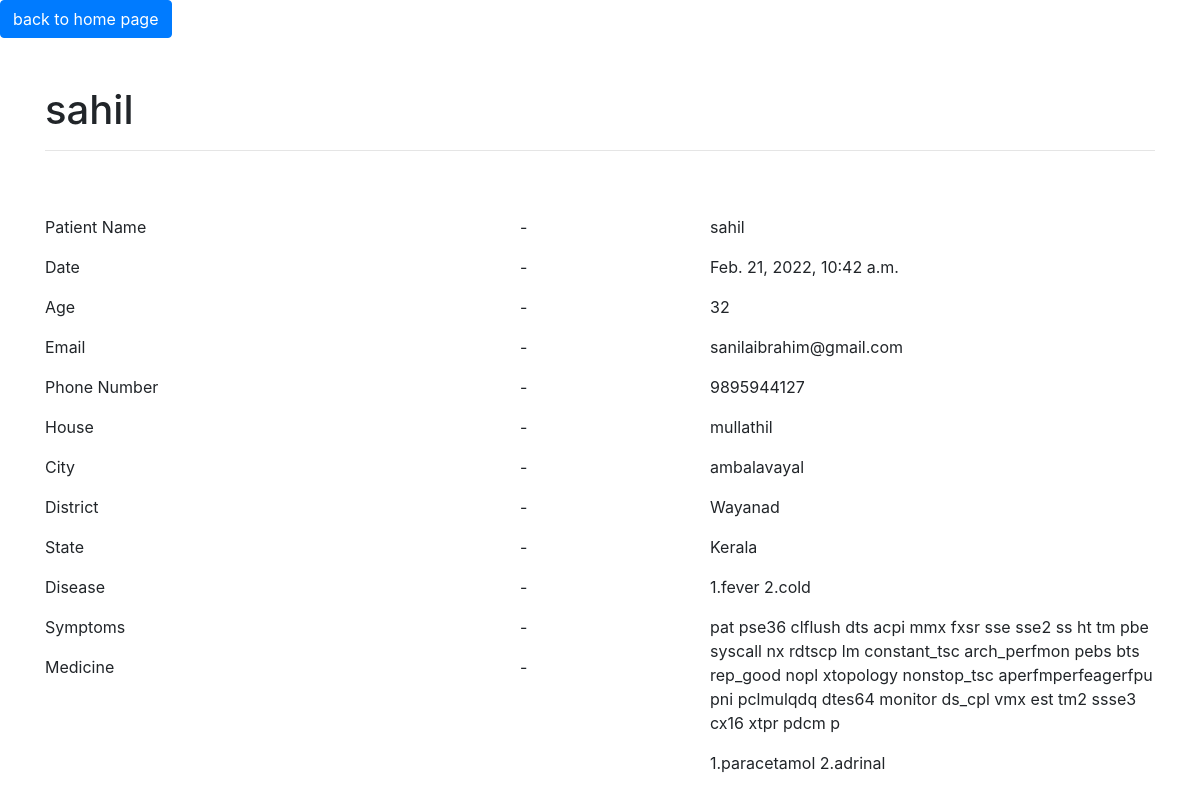
The page /view/60191/ (signed in) on the database its author committed.
### index/models.py (models this page shows, shortened)
class Patient(models.Model):
    code=models.CharField(max_length=10)
    name=models.CharField(max_length=100)
    age=models.CharField(max_length=100)
    email=models.EmailField()
    phonenumber=models.CharField(max_length=10)
    house=models.CharField(max_length=100)
    city=models.CharField(max_length=100)
    district=models.CharField(max_length=100)
    state=models.CharField(max_length=100)
    symptoms=models.TextField(max_length=10000)
    disease=models.TextField(max_length=10000)
    medicine=models.TextField(max_length=10000)
    date=models.DateTimeField(auto_now=False)

### index/views.py (the view)
# urls.py: path('view/<str:code>/',patient_view,name='view'),
@login_required(login_url='login')
def patient_view(request,code):
    p=Patient.objects.get(code=code)
    return render(request,'medicine.html',{'p':p})

### index/templates/medicine.html (shortened to what this page needs)
{% load static %}
<!DOCTYPE html>
<html lang="en">
<head>
    <link rel="stylesheet" href="{% static 'css/bootstrap.css' %}">
    <link rel="stylesheet" href="{% static 'css/bootstrap.min.css' %}">
    <link rel="stylesheet" href="{% static 'css/style.css' %}">
</head>
<body>
    <a href="{% url 'index' %}" class=" btn btn-primary ">back to home page</a>
    <div class="container">
        <h1 class="mt-5">{{p.name}}</h1>
        <hr>
        <div class="row d-flex justify-content-center">
            <div class="patient-details col-lg-5 col-md-6  mt-5">
                <p><span>Patient Name</span></p>
                <p><span>Date</span> </p>
                <p><span>Age</span> </p>
                <p><span>Email</span></p>
                <p><span>Phone Number</span></p>
                <p><span>House</span></p>
                <p><span>City</span></p>
                <p><span>District</span></p>
                <p><span>State</span> </p>
                <p><span>Disease</span></p>
                <p><span>Symptoms</span></p>
                <p><span>Medicine</span></p>
            </div>
            <div class="dash col-lg-2 mt-5">
                <p>-</p>
                <p>-</p>
                <p>-</p>
                <p>-</p>
                <p>-</p>
                <p>-</p>
                <p>-</p>
                <p>-</p>
                <p>-</p>
                <p>-</p>
                <p>-</p>
                <p>-</p>
            </div>
            <div class="patient-details-2 col-lg-5 col-md-6 mt-5">
                <p>{{p.name}}</p>
                <p>{{p.date}}</p>
                <p>{{p.age}}</p>
                <p>{{p.email}}</p>
                <p>{{p.phonenumber}}</p>
                <p>{{p.house}}</p>
                <p>{{p.city}}</p>
                <p>{{p.district}}</p>
                <p>{{p.state}}</p>
                <p>{{p.disease}}</p>
                <p>{{p.symptoms}}</p>
                <p>{{p.medicine}}</p>
            </div>
        </div>
    </div>
</body>
</html>

### rows shown on the page
Patient: name "sahil", date "Feb. 21, 2022, 10:42 a.m.", age "32", email "sanilaibrahim@gmail.com", phonenumber "9895944127", house "mullathil", city "ambalavayal", district "Wayanad", state "Kerala", disease "1.fever 2.cold", symptoms "pat pse36 clflush dts acpi mmx fxsr sse sse2 ss ht tm pbe syscall nx rdtscp lm constant_tsc arch_perfmon pebs bts rep_good nopl xtopology nonstop_tsc aperfmperfeagerfpu pni pclmulqdq dtes64 monitor ds_cpl vmx est tm2 ssse3 cx16 xtpr pdcm p", medicine "1.paracetamol 2.adrinal"
